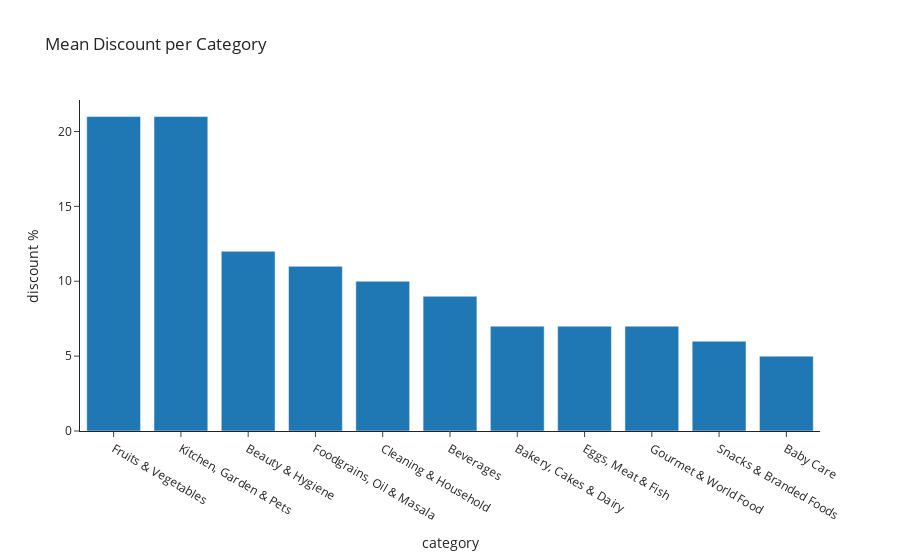

Source (notebook cell):
### Code cell
px.bar(discount_per_category, x='category', y='discount %', template='simple_white', title='Mean Discount per Category')

### Figure 1 — Plotly figure (JSON) as saved in the notebook; plotly's stock layout.template omitted (floating-point values rounded to 4 significant figures)
{"data": [{"alignmentgroup": "True", "hovertemplate": "category=%{x}<br>discount %=%{y}<extra></extra>", "legendgroup": "", "marker": {"color": "#1F77B4", "pattern": {"shape": ""}}, "name": "", "offsetgroup": "", "orientation": "v", "showlegend": false, "textposition": "auto", "type": "bar", "x": ["Fruits & Vegetables", "Kitchen, Garden & Pets", "Beauty & Hygiene", "Foodgrains, Oil & Masala", "Cleaning & Household", "Beverages", "Bakery, Cakes & Dairy", "Eggs, Meat & Fish", "Gourmet & World Food", "Snacks & Branded Foods", "Baby Care"], "xaxis": "x", "y": [21, 21, 12, 11, 10, 9, 7, 7, 7, 6, 5], "yaxis": "y"}], "layout": {"barmode": "relative", "legend": {"tracegroupgap": 0}, "title": {"text": "Mean Discount per Category"}, "xaxis": {"anchor": "y", "domain": [0, 1], "title": {"text": "category"}}, "yaxis": {"anchor": "x", "domain": [0, 1], "title": {"text": "discount %"}}}}
